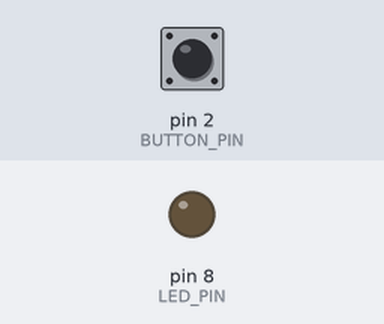
Simulated run of this sketch. Board: Arduino Uno, built with avr-gcc and run on an emulated ATmega328P. Shown: output pins drawn as LEDs (lit = HIGH). Inputs (shaded band) come from the test bench; at power-on: pin 2 (BUTTON_PIN) HIGH.

Above: at 1.2 s.
1.3 s: pin 2 (BUTTON_PIN) pulled LOW for 3.2 s
At 5.0 s:
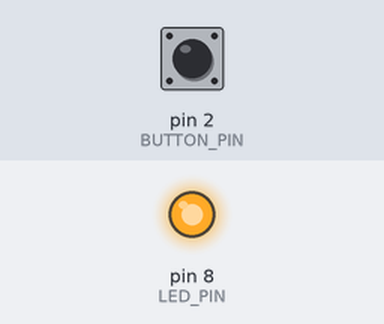
6.0 s: pin 2 (BUTTON_PIN) pulled LOW for 0.15 s
At 6.3 s:
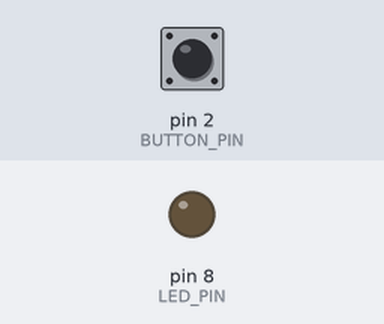
Timing chart, 0 to 9.0 s (numbered marks = the images above; inputs shaded):
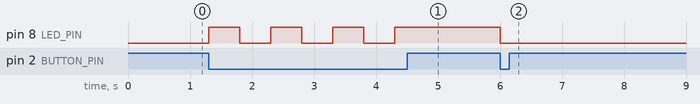

Measured:
- after the input at 1.3 s, pin 8 (LED_PIN): alternates HIGH for 0.50 s and LOW for 0.50 s, 7 changes in all, then stays HIGH, starting at once
- after the input at 6.0 s, pin 8 (LED_PIN): HIGH → LOW at once

The sketch:

PUSH_BUTTON_LED_CONTROL.ino
```cpp
int BUTTON_PIN=2;
int LED_PIN=8;
int isLED_ON=0;
//we will toggle a led with button

void setup(){
  //It keep digital pin at high so that we  can connect the button and make it low to read the low input
  pinMode(BUTTON_PIN,INPUT_PULLUP);
  //Keep led off
  pinMode(LED_PIN,OUTPUT);
  digitalWrite(LED_PIN,LOW);
}
void HandleButtonPress(){
  Serial.println("Button was pressed");
  if(isLED_ON==0){
    digitalWrite(LED_PIN,HIGH);
    isLED_ON=1;
  }
  else{
  digitalWrite(LED_PIN,LOW);
  isLED_ON=0;
  }
  //keep a delay of 500ms so that u dont get multiple click from 1 button press
  delay(500);
}

void loop(){
  if(digitalRead(BUTTON_PIN)==LOW)
  HandleButtonPress();

}
```
